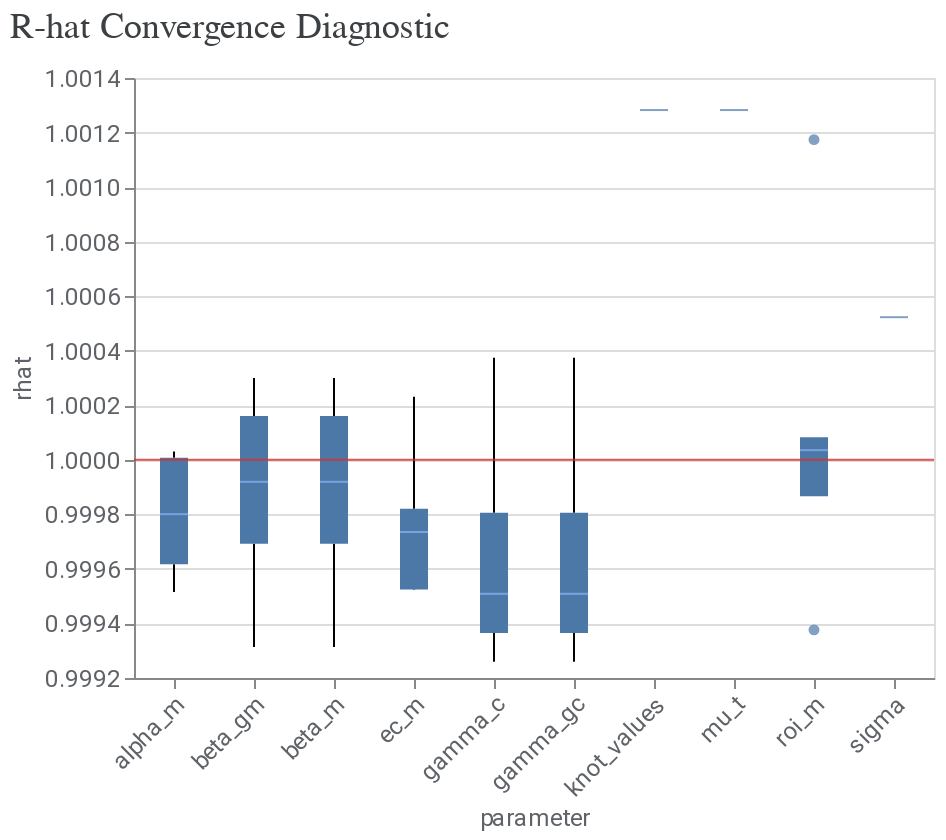

Notebook code for this chart:
### Code cell
model_diagnostics = visualizer.ModelDiagnostics(mmm)
model_diagnostics.plot_rhat_boxplot()

### Figure 1 — Vega-Lite specification as saved in the notebook (floating-point values rounded to 4 significant figures; data arrays with more than 128 entries replaced by an {"elided": "..."} marker saying what was removed)
{"config": {"view": {"continuousWidth": 300, "continuousHeight": 300}, "axis": {"labelColor": "#5F6368", "labelFont": "Roboto", "labelFontSize": 12, "titleColor": "#5F6368", "titleFont": "Roboto", "titleFontSize": 12, "titleFontWeight": "normal"}}, "layer": [{"data": {"name": "data-eeeb779a14fe8451c8da1bbfc143b58a"}, "mark": {"type": "boxplot", "median": {"color": "#8AB4F8"}, "outliers": {"filled": true}}, "encoding": {"x": {"axis": {"labelAngle": -45}, "field": "parameter", "type": "nominal"}, "y": {"field": "rhat", "scale": {"zero": false}, "type": "quantitative"}}}, {"data": {"name": "empty"}, "mark": {"type": "rule", "color": "#D93025", "opacity": 0.8}, "encoding": {"y": {"datum": 1}}}], "title": {"text": "R-hat Convergence Diagnostic", "anchor": "start", "color": "#3C4043", "font": "Google Sans Display", "fontSize": 18, "fontWeight": "normal", "offset": 10}, "width": 400, "$schema": "https://vega.github.io/schema/vega-lite/v5.20.1.json", "datasets": {"data-eeeb779a14fe8451c8da1bbfc143b58a": {"elided": "145 records"}, "empty": [{}]}}
